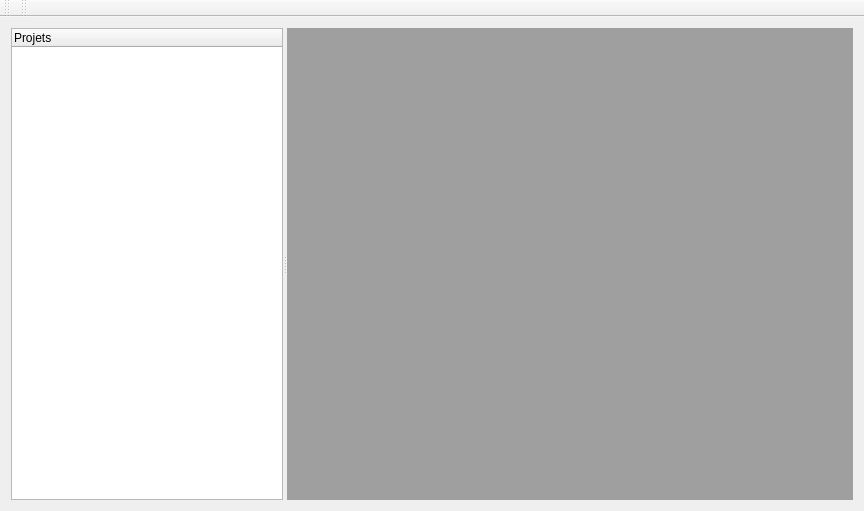
<?xml version="1.0" encoding="UTF-8"?>
<ui version="4.0">
 <class>MusicSheetWriter</class>
 <widget class="QMainWindow" name="MusicSheetWriter">
  <property name="geometry">
   <rect>
    <x>0</x>
    <y>0</y>
    <width>864</width>
    <height>511</height>
   </rect>
  </property>
  <property name="windowTitle">
   <string>MusicSheetWriter</string>
  </property>
  <widget class="QWidget" name="centralWidget">
   <layout class="QHBoxLayout" name="horizontalLayout">
    <item>
     <widget class="QSplitter" name="splitter">
      <property name="orientation">
       <enum>Qt::Horizontal</enum>
      </property>
      <widget class="QTreeWidget" name="treeWidget">
       <column>
        <property name="text">
         <string>Projets</string>
        </property>
       </column>
      </widget>
      <widget class="QMdiArea" name="mdiArea"/>
     </widget>
    </item>
   </layout>
  </widget>
  <widget class="QMenuBar" name="menuBar">
   <property name="geometry">
    <rect>
     <x>0</x>
     <y>0</y>
     <width>864</width>
     <height>21</height>
    </rect>
   </property>
  </widget>
  <widget class="QToolBar" name="toolBarEdit">
   <property name="windowTitle">
    <string>toolBar</string>
   </property>
   <attribute name="toolBarArea">
    <enum>TopToolBarArea</enum>
   </attribute>
   <attribute name="toolBarBreak">
    <bool>false</bool>
   </attribute>
  </widget>
  <widget class="QToolBar" name="toolBar">
   <property name="windowTitle">
    <string>toolBar</string>
   </property>
   <attribute name="toolBarArea">
    <enum>TopToolBarArea</enum>
   </attribute>
   <attribute name="toolBarBreak">
    <bool>false</bool>
   </attribute>
  </widget>
 </widget>
 <layoutdefault spacing="6" margin="11"/>
 <resources/>
 <connections/>
</ui>
